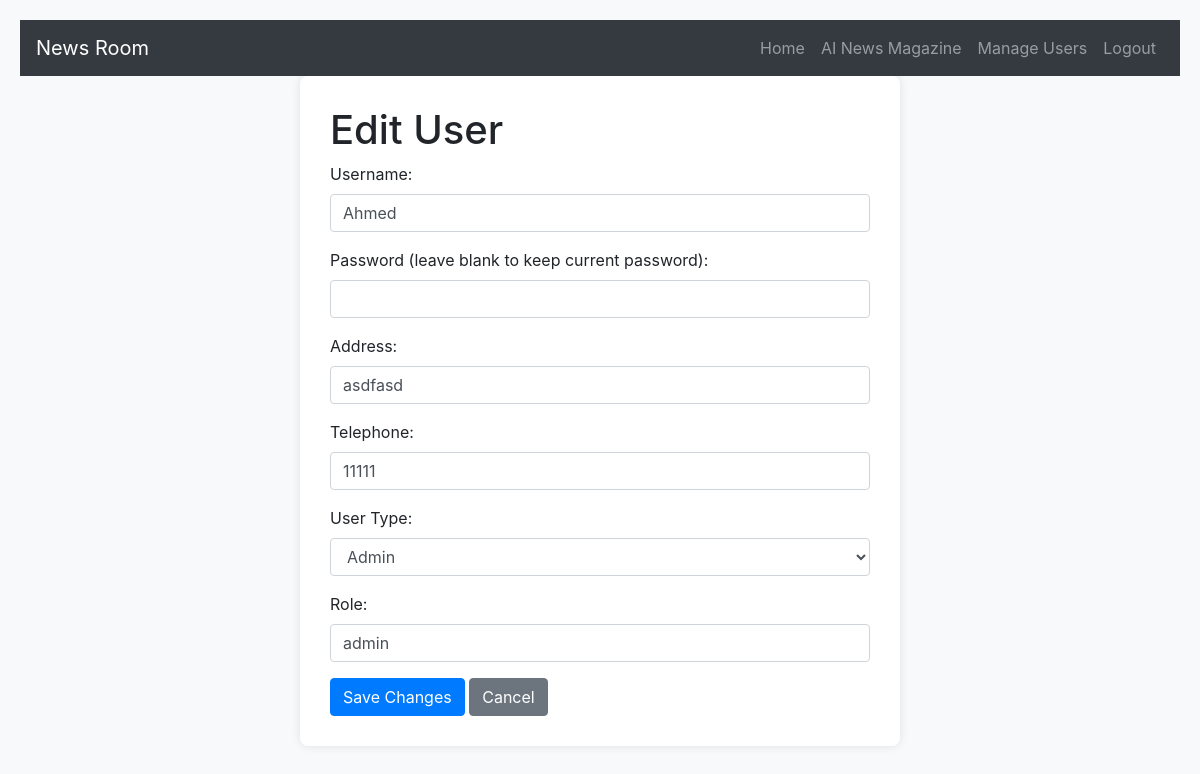
The app's page /edit-user/3 (signed in) with its own data.
### tables this page shows
CREATE TABLE users (
                            id INTEGER PRIMARY KEY AUTOINCREMENT,
                            username TEXT NOT NULL UNIQUE,
                            password TEXT NOT NULL,
                            user_address TEXT,
                            user_tel TEXT,
                            user_type TEXT NOT NULL,  -- Either 'admin' or 'normal'
                            role TEXT NOT NULL, email TEXT NOT NULL);

### app.py (the view, shortened to what this page needs)
@app.route('/edit-user/<int:user_id>', methods=['GET', 'POST'])
@login_required
@admin_required
def edit_user(user_id):
    conn = get_db_connection()
    user = conn.execute("SELECT * FROM users WHERE id = ?", (user_id,)).fetchone()
    conn.close()
    return render_template('edit_user.html', user=user)

### app.py (called while the page is built)
def get_db_connection():
    try:
        conn = sqlite3.connect('news.db')
        conn.row_factory = sqlite3.Row
        return conn
    except sqlite3.Error as e:
        print(f"Error connecting to database: {e}")
        return None

def login_required(f):
    @wraps(f)
    def decorated_function(*args, **kwargs):
        if 'user_id' not in session:
            return redirect(url_for('login'))  # Redirect to login if user is not logged in
        return f(*args, **kwargs)
    return decorated_function

def admin_required(f):
    @wraps(f)
    def decorated_function(*args, **kwargs):
        if session.get('user_type') != 'admin':
            return redirect(url_for('index'))  # Only admin users can access this page
        return f(*args, **kwargs)
    return decorated_function

### templates/edit_user.html (shortened to what this page needs)
<!DOCTYPE html>
<html lang="en">
<head>
    <link rel="stylesheet" href="https://stackpath.bootstrapcdn.com/bootstrap/4.5.2/css/bootstrap.min.css">
</head>
<body>
    <nav class="navbar navbar-expand-lg navbar-dark bg-dark">
        <a class="navbar-brand" href="/">News Room</a>
        <div class="collapse navbar-collapse" id="navbarNav">
            <ul class="navbar-nav ml-auto">
                <li class="nav-item">
                    <a class="nav-link" href="/">Home</a>
                </li>
                <li class="nav-item">
                    <a class="nav-link" href="/ai-magazine">AI News Magazine</a>
                </li>
                <li class="nav-item">
                    <a class="nav-link" href="/users">Manage Users</a>
                </li>
                <li class="nav-item">
                    <a class="nav-link" href="/logout">Logout</a>
                </li>
            </ul>
        </div>
    </nav>
    <div class="container">
        <h1>Edit User</h1>
        <form action="{{ url_for('edit_user', user_id=user['id']) }}" method="POST">
            <div class="form-group">
                <label for="username">Username:</label>
                <input type="text" class="form-control" id="username" name="username" value="{{ user['username'] }}" required>
            </div>
            <div class="form-group">
                <label for="password">Password (leave blank to keep current password):</label>
                <input type="password" class="form-control" id="password" name="password">
            </div>
            <div class="form-group">
                <label for="user_address">Address:</label>
                <input type="text" class="form-control" id="user_address" name="user_address" value="{{ user['user_address'] }}" required>
            </div>
            <div class="form-group">
                <label for="user_tel">Telephone:</label>
                <input type="text" class="form-control" id="user_tel" name="user_tel" value="{{ user['user_tel'] }}" required>
            </div>
            <div class="form-group">
                <label for="user_type">User Type:</label>
                <select class="form-control" id="user_type" name="user_type" required>
                    <option value="admin" {% if user['user_type'] == 'admin' %}selected{% endif %}>Admin</option>
                </select>
            </div>
            <div class="form-group">
                <label for="role">Role:</label>
                <input type="text" class="form-control" id="role" name="role" value="{{ user['role'] }}" required>
            </div>
            <button type="submit" class="btn btn-primary">Save Changes</button>
            <a href="{{ url_for('manage_users') }}" class="btn btn-secondary">Cancel</a>
        </form>
    </div>
</body>
</html>

### templates/edit_user.html (style rules this page uses)
body { background-color: #f8f9fa; padding: 20px; }
.container { max-width: 600px; margin: 0 auto; background-color: white; padding: 30px; border-radius: 8px; box-shadow: 0 0 10px rgba(0, 0, 0, 0.1); }

### records on screen
users: username "Ahmed", user_address "asdfasd", user_tel "11111", user_type "Admin", role "admin"
